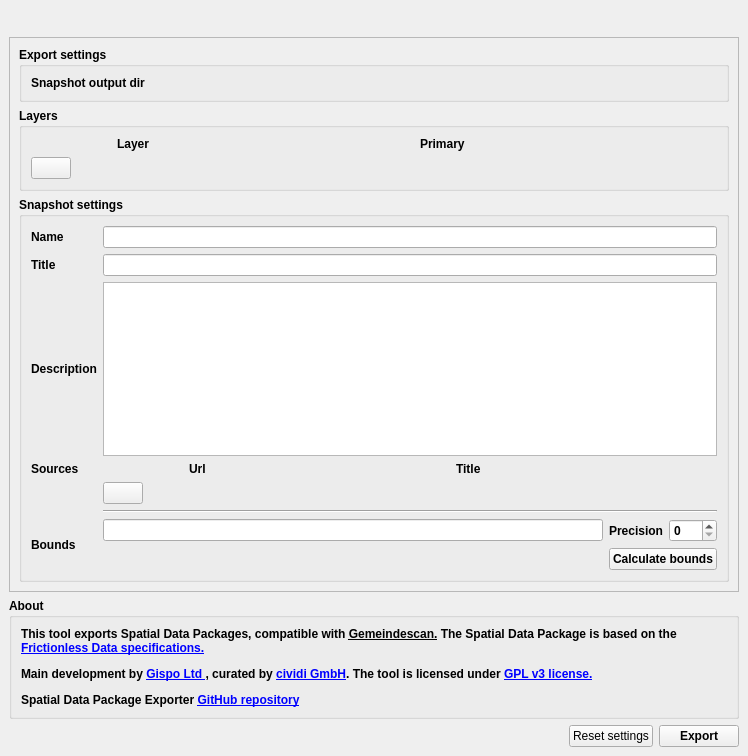
<?xml version="1.0" encoding="UTF-8"?>
<ui version="4.0">
 <class>GsExporterDockWidgetBase</class>
 <widget class="QDockWidget" name="GsExporterDockWidgetBase">
     <property name="geometry">
         <rect>
             <x>0</x>
             <y>0</y>
             <width>748</width>
             <height>756</height>
         </rect>
     </property>
     <property name="floating">
         <bool>false</bool>
     </property>
     <property name="features">
         <set>QDockWidget::AllDockWidgetFeatures</set>
     </property>
     <property name="windowTitle">
         <string>Gemeindescan Exporter</string>
     </property>
     <widget class="QWidget" name="dockWidgetContents">
         <layout class="QVBoxLayout" name="verticalLayout">
             <item>
                 <layout class="QHBoxLayout" name="horizontalLayout_2">
                     <item>
                         <layout class="QHBoxLayout" name="horizontalLayout_3">
                             <item>
                                 <spacer name="horizontalSpacer_2">
                                     <property name="orientation">
                                         <enum>Qt::Horizontal</enum>
                                     </property>
                                     <property name="sizeHint" stdset="0">
                                         <size>
                                             <width>40</width>
                                             <height>20</height>
                                         </size>
                                     </property>
                                 </spacer>
                             </item>
                         </layout>
                     </item>
                     <item>
                         <widget class="QPushButton" name="btn_settings">
                             <property name="text">
                                 <string/>
                             </property>
                             <property name="flat">
                                 <bool>true</bool>
                             </property>
                         </widget>
                     </item>
                 </layout>
             </item>
             <item>
                 <widget class="QScrollArea" name="scrollArea">
                     <property name="widgetResizable">
                         <bool>true</bool>
                     </property>
                     <widget class="QWidget" name="scrollAreaWidgetContents_2">
                         <property name="geometry">
                             <rect>
                                 <x>0</x>
                                 <y>0</y>
                                 <width>728</width>
                                 <height>509</height>
                             </rect>
                         </property>
                         <layout class="QVBoxLayout" name="verticalLayout_10">
                             <item>
                                 <widget class="QgsCollapsibleGroupBox" name="mGroupBox_3">
                                     <property name="enabled">
                                         <bool>true</bool>
                                     </property>
                                     <property name="font">
                                         <font>
                                             <weight>75</weight>
                                             <bold>true</bold>
                                         </font>
                                     </property>
                                     <property name="title">
                                         <string>Export settings</string>
                                     </property>
                                     <property name="flat">
                                         <bool>false</bool>
                                     </property>
                                     <property name="collapsed">
                                         <bool>false</bool>
                                     </property>
                                     <property name="scrollOnExpand">
                                         <bool>true</bool>
                                     </property>
                                     <layout class="QGridLayout" name="gridLayout_3">
                                         <item row="0" column="0">
                                             <widget class="QLabel" name="label_27">
                                                 <property name="font">
                                                     <font>
                                                         <weight>75</weight>
                                                         <bold>true</bold>
                                                     </font>
                                                 </property>
                                                 <property name="text">
                                                     <string>Snapshot output dir</string>
                                                 </property>
                                             </widget>
                                         </item>
                                         <item row="0" column="1">
                                             <widget class="QgsFileWidget" name="f_output">
                                                 <property name="storageMode">
                                                     <enum>QgsFileWidget::GetDirectory</enum>
                                                 </property>
                                                 <property name="options">
                                                     <set>QFileDialog::ShowDirsOnly</set>
                                                 </property>
                                             </widget>
                                         </item>
                                     </layout>
                                 </widget>
                             </item>
                             <item>
                                 <widget class="QgsCollapsibleGroupBox" name="mGroupBox_4">
                                     <property name="enabled">
                                         <bool>true</bool>
                                     </property>
                                     <property name="font">
                                         <font>
                                             <weight>75</weight>
                                             <bold>true</bold>
                                         </font>
                                     </property>
                                     <property name="title">
                                         <string>Layers</string>
                                     </property>
                                     <property name="flat">
                                         <bool>false</bool>
                                     </property>
                                     <property name="collapsed">
                                         <bool>false</bool>
                                     </property>
                                     <property name="scrollOnExpand">
                                         <bool>true</bool>
                                     </property>
                                     <layout class="QVBoxLayout" name="verticalLayout_2">
                                         <item>
                                             <layout class="QGridLayout" name="layer_grid" columnminimumwidth="0,150,0">
                                                 <item row="0" column="1">
                                                     <widget class="QLabel" name="label_2">
                                                         <property name="text">
                                                             <string>Layer</string>
                                                         </property>
                                                     </widget>
                                                 </item>
                                                 <item row="0" column="0">
                                                     <widget class="QLabel" name="label_6">
                                                         <property name="maximumSize">
                                                             <size>
                                                                 <width>80</width>
                                                                 <height>16777215</height>
                                                             </size>
                                                         </property>
                                                         <property name="text">
                                                             <string/>
                                                         </property>
                                                     </widget>
                                                 </item>
                                                 <item row="0" column="2">
                                                     <widget class="QLabel" name="label_5">
                                                         <property name="text">
                                                             <string>Primary</string>
                                                         </property>
                                                     </widget>
                                                 </item>
                                             </layout>
                                         </item>
                                         <item>
                                             <layout class="QHBoxLayout" name="horizontalLayout_5">
                                                 <item>
                                                     <widget class="QPushButton" name="btn_add_layer_row">
                                                         <property name="toolTip">
                                                             <string>Add row</string>
                                                         </property>
                                                         <property name="text">
                                                             <string/>
                                                         </property>
                                                     </widget>
                                                 </item>
                                                 <item>
                                                     <spacer name="horizontalSpacer_4">
                                                         <property name="orientation">
                                                             <enum>Qt::Horizontal</enum>
                                                         </property>
                                                         <property name="sizeHint" stdset="0">
                                                             <size>
                                                                 <width>40</width>
                                                                 <height>20</height>
                                                             </size>
                                                         </property>
                                                     </spacer>
                                                 </item>
                                             </layout>
                                         </item>
                                     </layout>
                                 </widget>
                             </item>
                             <item>
                                 <widget class="QgsCollapsibleGroupBox" name="mGroupBox_2">
                                     <property name="enabled">
                                         <bool>true</bool>
                                     </property>
                                     <property name="font">
                                         <font>
                                             <weight>75</weight>
                                             <bold>true</bold>
                                         </font>
                                     </property>
                                     <property name="title">
                                         <string>Snapshot settings</string>
                                     </property>
                                     <property name="flat">
                                         <bool>false</bool>
                                     </property>
                                     <property name="collapsed">
                                         <bool>false</bool>
                                     </property>
                                     <property name="scrollOnExpand">
                                         <bool>true</bool>
                                     </property>
                                     <layout class="QGridLayout" name="gridLayout">
                                         <item row="3" column="1">
                                             <layout class="QGridLayout" name="source_grid" columnminimumwidth="0,150,0">
                                                 <item row="0" column="1">
                                                     <widget class="QLabel" name="label_3">
                                                         <property name="text">
                                                             <string>Url</string>
                                                         </property>
                                                     </widget>
                                                 </item>
                                                 <item row="0" column="0">
                                                     <widget class="QLabel" name="label_7">
                                                         <property name="maximumSize">
                                                             <size>
                                                                 <width>80</width>
                                                                 <height>16777215</height>
                                                             </size>
                                                         </property>
                                                         <property name="text">
                                                             <string/>
                                                         </property>
                                                     </widget>
                                                 </item>
                                                 <item row="0" column="2">
                                                     <widget class="QLabel" name="label_8">
                                                         <property name="text">
                                                             <string>Title</string>
                                                         </property>
                                                     </widget>
                                                 </item>
                                             </layout>
                                         </item>
                                         <item row="3" column="0">
                                             <widget class="QLabel" name="label_21">
                                                 <property name="font">
                                                     <font>
                                                         <weight>75</weight>
                                                         <bold>true</bold>
                                                     </font>
                                                 </property>
                                                 <property name="text">
                                                     <string>Sources</string>
                                                 </property>
                                             </widget>
                                         </item>
                                         <item row="6" column="0">
                                             <widget class="QLabel" name="label_15">
                                                 <property name="text">
                                                     <string>Bounds</string>
                                                 </property>
                                             </widget>
                                         </item>
                                         <item row="2" column="1">
                                             <widget class="QTextEdit" name="input_description"/>
                                         </item>
                                         <item row="0" column="0">
                                             <widget class="QLabel" name="label_20">
                                                 <property name="font">
                                                     <font>
                                                         <weight>75</weight>
                                                         <bold>true</bold>
                                                     </font>
                                                 </property>
                                                 <property name="text">
                                                     <string>Name</string>
                                                 </property>
                                             </widget>
                                         </item>
                                         <item row="4" column="1">
                                             <layout class="QHBoxLayout" name="horizontalLayout_6">
                                                 <item>
                                                     <widget class="QPushButton" name="btn_add_source_row">
                                                         <property name="toolTip">
                                                             <string>Add row</string>
                                                         </property>
                                                         <property name="text">
                                                             <string/>
                                                         </property>
                                                     </widget>
                                                 </item>
                                                 <item>
                                                     <spacer name="horizontalSpacer_5">
                                                         <property name="orientation">
                                                             <enum>Qt::Horizontal</enum>
                                                         </property>
                                                         <property name="sizeHint" stdset="0">
                                                             <size>
                                                                 <width>40</width>
                                                                 <height>20</height>
                                                             </size>
                                                         </property>
                                                     </spacer>
                                                 </item>
                                             </layout>
                                         </item>
                                         <item row="6" column="1">
                                             <layout class="QGridLayout" name="gridLayout_2">
                                                 <item row="1" column="1" colspan="2">
                                                     <widget class="QPushButton" name="btn_calculate_extent">
                                                         <property name="text">
                                                             <string>Calculate bounds</string>
                                                         </property>
                                                     </widget>
                                                 </item>
                                                 <item row="0" column="2">
                                                     <widget class="QSpinBox" name="sb_extent_precision"/>
                                                 </item>
                                                 <item row="0" column="0">
                                                     <widget class="QLineEdit" name="le_extent"/>
                                                 </item>
                                                 <item row="0" column="1">
                                                     <widget class="QLabel" name="label">
                                                         <property name="text">
                                                             <string>Precision</string>
                                                         </property>
                                                     </widget>
                                                 </item>
                                             </layout>
                                         </item>
                                         <item row="1" column="0">
                                             <widget class="QLabel" name="label_16">
                                                 <property name="text">
                                                     <string>Title</string>
                                                 </property>
                                             </widget>
                                         </item>
                                         <item row="5" column="1">
                                             <widget class="Line" name="line">
                                                 <property name="orientation">
                                                     <enum>Qt::Horizontal</enum>
                                                 </property>
                                             </widget>
                                         </item>
                                         <item row="2" column="0">
                                             <widget class="QLabel" name="label_14">
                                                 <property name="text">
                                                     <string>Description</string>
                                                 </property>
                                             </widget>
                                         </item>
                                         <item row="0" column="1">
                                             <widget class="QLineEdit" name="input_name"/>
                                         </item>
                                         <item row="1" column="1">
                                             <widget class="QLineEdit" name="input_title"/>
                                         </item>
                                     </layout>
                                 </widget>
                             </item>
                         </layout>
                     </widget>
                 </widget>
             </item>
    <item>
     <widget class="QgsCollapsibleGroupBox" name="mGroupBox">
      <property name="font">
       <font>
        <weight>75</weight>
        <bold>true</bold>
       </font>
      </property>
      <property name="title">
       <string>About</string>
      </property>
      <layout class="QVBoxLayout" name="verticalLayout_3">
       <item>
        <widget class="QLabel" name="metadataLabel">
         <property name="text">
          <string>&lt;html&gt;&lt;head/&gt;&lt;body&gt;&lt;p&gt;This tool exports Spatial Data Packages, compatible with
           &lt;a href=&quot;
           https://bitbucket.org/cividi/gemeindescan-webui&quot;&gt;&lt;span style=&quot;text-decoration: underline;&quot;&gt;
           Gemeindescan.&lt;/span&gt;&lt;/a&gt;
           The Spatial Data Package is based on the &lt;a href=&quot;https://frictionlessdata.io/&quot;&gt;&lt;span
           style=&quot;
           text-decoration: underline;&quot;&gt;Frictionless Data specifications.&lt;/span&gt;&lt;/a&gt;&lt;/p&gt;&lt;p&gt;Main
           development by &lt;a href=&quot;https://www.gispo.fi/en/home/&quot;&gt;&lt;span style=&quot; text-decoration:
           underline;&quot;&gt;Gispo Ltd &lt;/span&gt;&lt;/a&gt;, curated by &lt;a href=&quot;https://www.cividi.ch&quot;
           &gt;&lt;span style=&quot; text-decoration:underline;&quot;&gt;cividi GmbH&lt;/span&gt;&lt;/a&gt;. The tool is
           licensed
           under &lt;a href=&quot;https://www.gnu.org/licenses/gpl-3.0.en.html&quot;&gt;&lt;span style=&quot;
           text-decoration:
           underline;&quot;&gt;GPL v3 license.&lt;/span&gt;&lt;/a&gt;&lt;/p&gt;&lt;p&gt;Spatial Data Package
           Exporter &lt;a href=&quot;https://github.com/cividi/spatial-data-package-export&quot;&gt;&lt;span style=&quot;
           text-decoration: underline;&quot;&gt;GitHub repository&lt;/span&gt;&lt;/a&gt;&lt;/p&gt;&lt;/body&gt;&lt;/html&gt;
          </string>
         </property>
         <property name="wordWrap">
          <bool>true</bool>
         </property>
        </widget>
       </item>
      </layout>
     </widget>
    </item>
    <item>
     <layout class="QHBoxLayout" name="horizontalLayout">
      <item>
       <spacer name="horizontalSpacer">
        <property name="orientation">
         <enum>Qt::Horizontal</enum>
        </property>
        <property name="sizeHint" stdset="0">
         <size>
          <width>40</width>
          <height>20</height>
         </size>
        </property>
       </spacer>
      </item>
      <item>
       <widget class="QPushButton" name="btn_reset_settings">
        <property name="text">
         <string>Reset settings</string>
        </property>
       </widget>
      </item>
      <item>
       <widget class="QPushButton" name="btn_export">
        <property name="font">
         <font>
          <weight>75</weight>
          <bold>true</bold>
         </font>
        </property>
        <property name="text">
         <string>Export</string>
        </property>
       </widget>
      </item>
     </layout>
    </item>
   </layout>
  </widget>
 </widget>
 <customwidgets>
  <customwidget>
   <class>QgsCollapsibleGroupBox</class>
   <extends>QGroupBox</extends>
   <header>qgscollapsiblegroupbox.h</header>
   <container>1</container>
  </customwidget>
  <customwidget>
   <class>QgsFileWidget</class>
   <extends>QWidget</extends>
   <header>qgsfilewidget.h</header>
  </customwidget>
 </customwidgets>
 <resources/>
 <connections/>
</ui>
